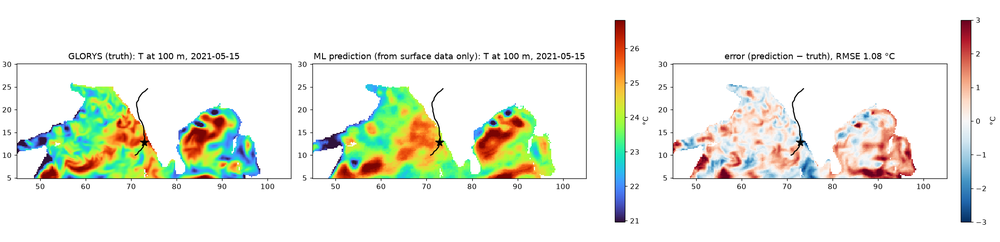
#> input picture reports/figures/phase6/01_map_T100_tauktae.png, 1000 x 242 px, shrunk from 2090 x 506 before the run
$ python trim_figures.py
#> lines starting #> are read from the running program, lines starting #| are printed output that depends on the picture
"""Copy the pipeline figures used in the deck/report with surrounding white margins trimmed."""
from pathlib import Path
from PIL import Image, ImageChops

ROOT = Path(__file__).resolve().parents[2]
SRC = ROOT / "reports" / "figures"
OUT = Path(__file__).resolve().parent / "img"
FIGS = ["phase6/01_map_T100_tauktae.png", "phase6/03_cyclone_tchp.png", "phase6/04_argo_validation.png", "phase6/07_daily_rmse.png",
        "phase5/06_example_profiles.png", "phase5/01_rmse_skill_by_depth.png", "phase5/02_overall_comparison.png", "phase5/09_ablation.png",
        "phase7/01_roc_curves.png", "phase7/02_confusion_matrices.png", "phase7/04_regularization_curves.png", "phase3/09_feature_target_corr_by_depth.png",
        "phase3/07_profiles_region_season_variance.png", "phase3/01_input_mean_maps.png", "phase2/compare_sst.png", "phase6/06_indicator_scatter.png",
        "phase5/07_gradient_descent.png", "phase3/12_outliers_cyclones.png"]
for f in FIGS:
    im = Image.open(SRC / f).convert("RGB")
    bg = Image.new("RGB", im.size, (255, 255, 255))
#> bg: PIL image 1000x242 RGB; every value is 255
    box = ImageChops.difference(im, bg).point(lambda p: 255 if p > 12 else 0).getbbox()
#> box = (2, 17, 996, 225)
    pad = 12
    if box:
        box = (max(box[0] - pad, 0), max(box[1] - pad, 0), min(box[2] + pad, im.width), min(box[3] + pad, im.height))
#> box = (0, 5, 1000, 237)
        im = im.crop(box)
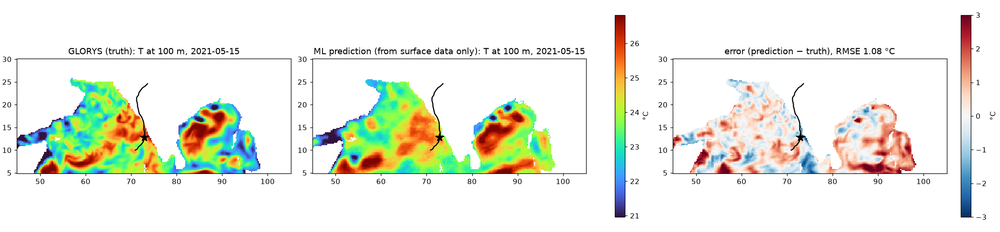
#> im: PIL image 1000x232 RGB; mean R, G, B 234.5, 237.3, 226.8
    dst = OUT / f.replace("/", "_")
    dst.parent.mkdir(parents=True, exist_ok=True)
    im.save(dst)
    print(f"{f}: {im.size}")
#| phase6/01_map_T100_tauktae.png: (1000, 232)
#> pass 2 of the loop `for f in FIGS:`:
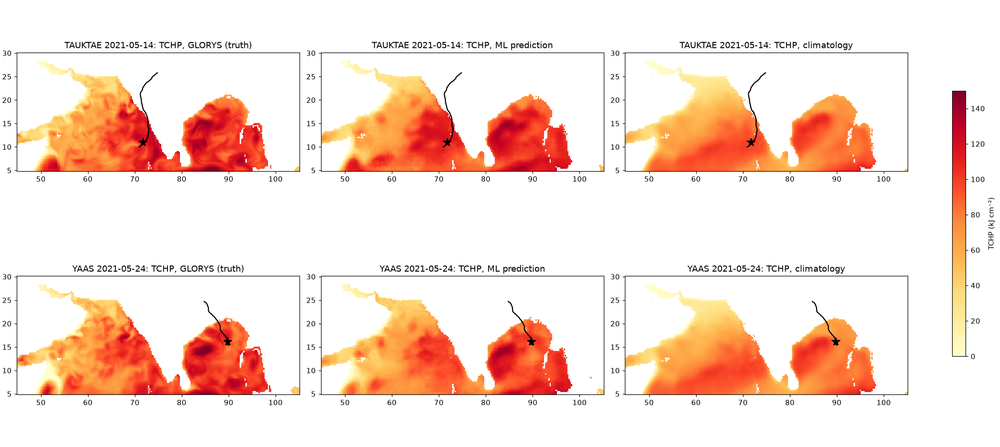
#> input picture reports/figures/phase6/03_cyclone_tchp.png, 1000 x 447 px, shrunk from 2090 x 935 before the run
#> bg: PIL image 1000x447 RGB; every value is 255
#> `box = ImageChops.difference(im, bg).point(lambda p: 255 if p > 12 else..`: box = (2, 41, 996, 406)
#> `box = (max(box[0] - pad, 0), max(box[1] - pad, 0), min(box[2] + pad, i..`: box = (0, 29, 1000, 418)
#> `im = im.crop(box)`:
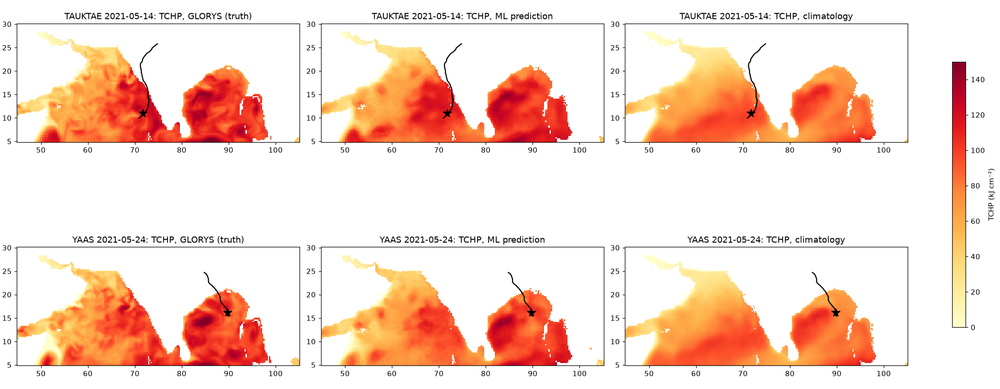
#> im: PIL image 1000x389 RGB; mean R, G, B 247.9, 219.1, 206.6
#| phase6/03_cyclone_tchp.png: (1000, 389)
#> (the run stopped early here; a loop or call above may not have finished)
